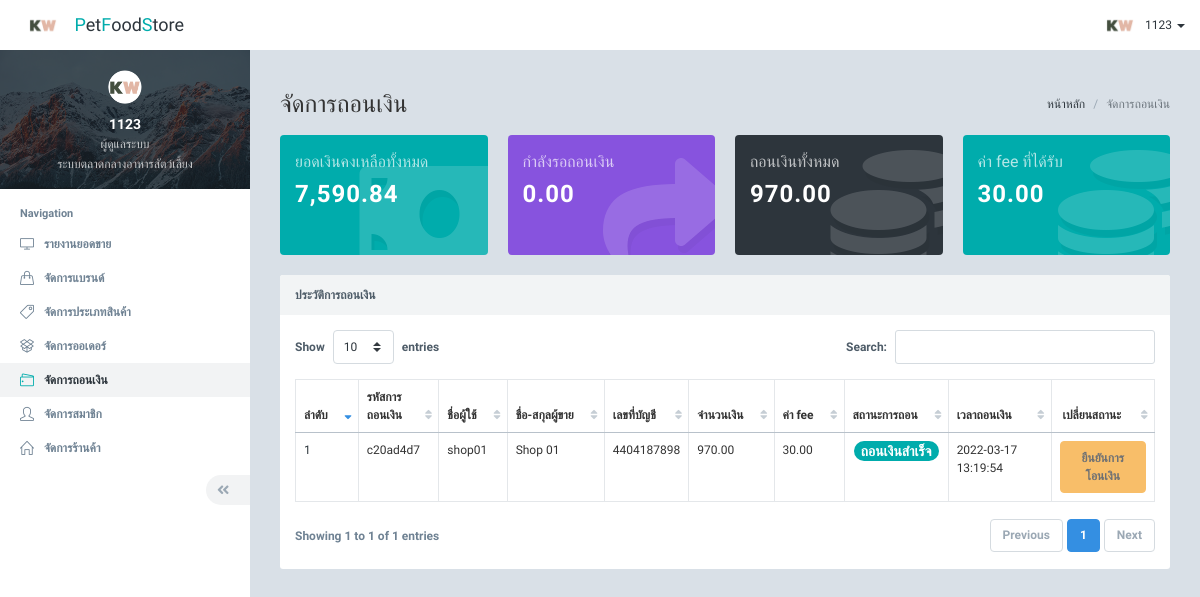
The app's page /admin/withdraw.php (signed in) with its own data.
### tables this page shows
CREATE TABLE `withdraw` (
  `withdraw_id` int(11) NOT NULL,
  `seller_id` int(11) NOT NULL,
  `withdraw_money` float NOT NULL,
  `withdraw_fee` float NOT NULL,
  `withdraw_status` enum('pending','successful','canceled','wait_confirm') NOT NULL DEFAULT 'pending',
  `createdAt` datetime NOT NULL DEFAULT current_timestamp(),
  `updatedAt` datetime NOT NULL DEFAULT current_timestamp() ON UPDATE current_timestamp()
);

CREATE TABLE `seller` (
  `seller_id` int(11) NOT NULL,
  `seller_shop` varchar(100) DEFAULT NULL,
  `seller_detail` text DEFAULT NULL,
  `seller_username` varchar(100) DEFAULT NULL,
  `seller_password` varchar(100) DEFAULT NULL,
  `seller_fullname` varchar(255) NOT NULL,
  `seller_email` varchar(100) NOT NULL,
  `seller_address` text DEFAULT NULL,
  `seller_tel` varchar(20) DEFAULT NULL,
  `seller_payment` varchar(50) DEFAULT NULL,
  `seller_payment_name` varchar(50) DEFAULT NULL,
  `seller_image` varchar(100) DEFAULT NULL,
  `seller_status` tinyint(1) NOT NULL DEFAULT 0,
  `token` varchar(150) DEFAULT NULL,
  `createdAt` datetime NOT NULL DEFAULT current_timestamp(),
  `updatedAt` datetime NOT NULL DEFAULT current_timestamp() ON UPDATE current_timestamp()
);

### config.php (called while the page is built, shortened)
<?php
  $StatusWithdraw = array(
    'pending' => 'กำลังรอถอนเงิน',
    'successful' => 'ถอนเงินสำเร็จ',
    'wait_confirm' => 'รอผู้ขายยืนยัน',
    'canceled' => 'ถูกยกเลิก'
  );
  $StatusWithdrawColor = array(
    'pending' => 'warning',
    'successful' => 'success',
    'wait_confirm' => 'yellow',
    'canceled' => 'gray'
  );
?>

### admin/withdraw.php (the view, shortened to what this page needs)
<?php
  include('../config.php');
  include('includes/header.php');
  $sql = "SELECT *, COALESCE(ROUND(SUM(order_total_net), 2), 0) as sumTotal FROM orders WHERE order_status = 'successful'";
  $result = $conn->query($sql);
  $row = $result->fetch_assoc();
  $sql = "SELECT COALESCE(SUM(withdraw_money), 0) as withdrawPending, COALESCE(SUM(withdraw_fee), 0) as withdrawFeePending FROM withdraw WHERE withdraw_status = 'pending' OR withdraw_status = 'wait_confirm'";
  $result = $conn->query($sql);
  $row2 = $result->fetch_assoc();
  $sql = "SELECT COALESCE(SUM(withdraw_money), 0) as withdrawSuccessful, COALESCE(SUM(withdraw_fee), 0) as withdrawFeeSuccessful FROM withdraw WHERE withdraw_status = 'successful'";
  $result = $conn->query($sql);
  $row3 = $result->fetch_assoc();
  $sql = "SELECT COALESCE(SUM(withdraw_fee), 0) as withdrawFee FROM withdraw WHERE withdraw_status = 'successful'";
  $result = $conn->query($sql);
  $row4 = $result->fetch_assoc();
  $sql = "SELECT * FROM withdraw LEFT JOIN seller ON withdraw.seller_id = seller.seller_id";
  $result = $conn->query($sql);
?>
<div id="content" class="content">
  <ol class="breadcrumb float-xl-right">
    <li class="breadcrumb-item"><a href="./">หน้าหลัก</a></li>
    <li class="breadcrumb-item active">จัดการถอนเงิน</li>
  </ol>
  <h1 class="page-header">
    จัดการถอนเงิน
  </h1>
  <div class="row">
    <div class="col-xl-3 col-md-6">
      <div class="widget widget-stats bg-teal">
        <div class="stats-icon stats-icon-lg"><i class="fa fa-money-bill"></i></div>
        <div class="stats-content">
          <div class="stats-title">ยอดเงินคงเหลือทั้งหมด</div>
          <div class="stats-number"><?php echo number_format(intval(($row['sumTotal']-($row2['withdrawPending']+$row2['withdrawFeePending']+$row3['withdrawSuccessful']+$row3['withdrawFeeSuccessful']))*100)/100, 2); ?></div>
        </div>
      </div>
    </div>
    <div class="col-xl-3 col-md-6">
      <div class="widget widget-stats bg-indigo">
        <div class="stats-icon stats-icon-lg"><i class="fa fa fa-share fa-fw"></i></div>
        <div class="stats-content">
          <div class="stats-title">กำลังรอถอนเงิน</div>
          <div class="stats-number"><?php echo number_format(intval($row2['withdrawPending']*100)/100, 2); ?></div>
        </div>
      </div>
    </div>
    <div class="col-xl-3 col-md-6">
      <div class="widget widget-stats bg-dark">
        <div class="stats-icon stats-icon-lg"><i class="fa fa fa-coins fa-fw"></i></div>
        <div class="stats-content">
          <div class="stats-title">ถอนเงินทั้งหมด</div>
          <div class="stats-number"><?php echo number_format(intval($row3['withdrawSuccessful']*100)/100, 2); ?></div>
        </div>
      </div>
    </div>
    <div class="col-xl-3 col-md-6">
      <div class="widget widget-stats bg-success">
        <div class="stats-icon stats-icon-lg"><i class="fa fa fa-coins fa-fw"></i></div>
        <div class="stats-content">
          <div class="stats-title">ค่า fee ที่ได้รับ</div>
          <div class="stats-number"><?php echo number_format(intval($row4['withdrawFee']*100)/100, 2); ?></div>
        </div>
      </div>
    </div>
  </div>
  <div class="panel panel-default">
    <div class="panel-heading">
      <h4 class="panel-title">ประวัติการถอนเงิน</h4>
    </div>
    <div class="panel-body" style="overflow-y: scroll;">
      <table id="data-table-default" class="table table-bordered">
        <thead>
          <tr>
            <th width="1%">ลำดับ</th>
            <th>รหัสการถอนเงิน</th>
            <th class="text-nowrap">ชื่อผู้ใช้</th>
            <th class="text-nowrap">ชื่อ-สกุลผู้ขาย</th>
            <th class="text-nowrap">เลขที่บัญชี</th>
            <th class="text-nowrap">จำนวนเงิน</th>
            <th class="text-nowrap">ค่า fee</th>
            <th class="text-nowrap text-center">สถานะการถอน</th>
            <th class="text-nowrap">เวลาถอนเงิน</th>
            <th class="text-nowrap text-center">เปลี่ยนสถานะ</th>
          </tr>
        </thead>
        <tbody>
          <?php foreach ($result as $key => $row){ ?>
          <tr>
            <td width="1%" class="f-s-600 text-inverse"><?php echo $key+1; ?></td>
            <td><?php echo substr(md5($row['withdraw_id']), 0, 8); ?></td>
            <td><?php echo $row['seller_username']; ?></td>
            <td><?php echo $row['seller_fullname']; ?></td>
            <td><?php echo $row['seller_payment']; ?></td>
            <td><?php echo number_format(intval($row['withdraw_money']*100)/100, 2); ?></td>
            <td><?php echo number_format(intval($row['withdraw_fee']*100)/100, 2); ?></td>
            <td class="text-center"><span class="badge bg-<?php echo $StatusWithdrawColor[$row['withdraw_status']]; ?>" style="font-size: 14px"><?php echo $StatusWithdraw[$row['withdraw_status']]; ?></span></td>
            <td><?php echo $row['createdAt']; ?></td>
            <td class="text-center">
              <button class="btn btn-warning" onclick="if(confirm('ยืนยันการโอนเงิน?')){ location.href = 'process_withdraw.php?id=<?php echo substr(md5($row['withdraw_id']), 0, 8); ?>&action=update' }" <?php echo ($row['withdraw_status']!='pending')?"disabled" : ""; ?> >ยืนยันการโอนเงิน</button>
            </td>
          </tr>
          <?php } ?>
        </tbody>
      </table>
    </div>
  </div>
</div>
<?php include('includes/footer.php'); ?>

### admin/withdraw.php (style rules this page uses)
.widget { height: 120px; }
.stats-content .stats-title { font-size: 16px!important; }

### records on screen
withdraw: withdraw_id "c20ad4d7", seller.seller_username "shop01", seller.seller_fullname "Shop 01", seller.seller_payment "4404187898", intval($row['withdraw_money']*100)/100 "970.00", intval($row['withdraw_fee']*100)/100 "30.00", withdraw_status "ถอนเงินสำเร็จ", seller.createdAt "2022-03-17 13:19:54"

### other values on screen
$_SESSION['admin_fullname'] "1123"
intval($row2['withdrawPending']*100)/100 "0.00"
intval($row3['withdrawSuccessful']*100)/100 "970.00"
intval($row4['withdrawFee']*100)/100 "30.00"
